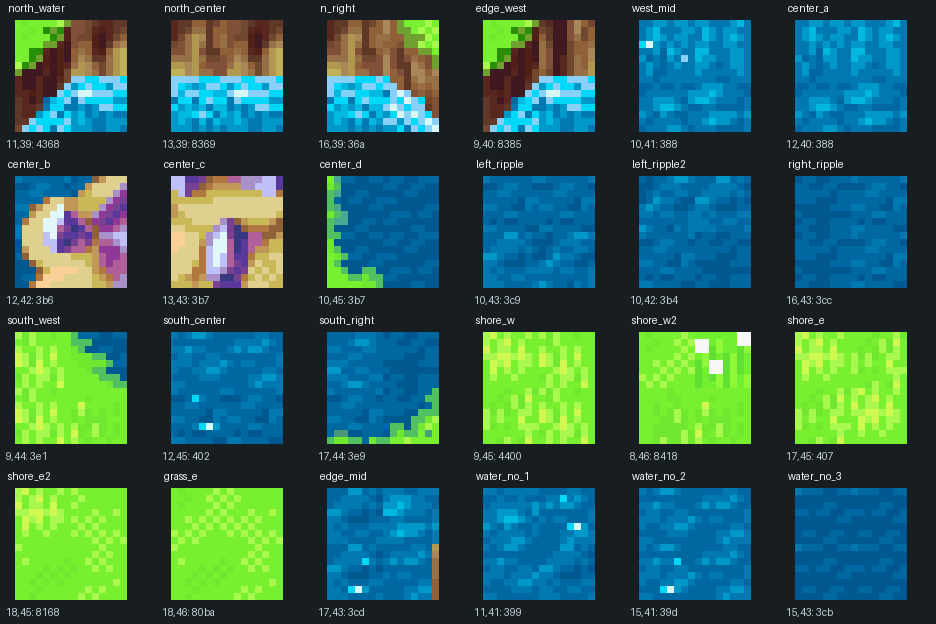

The script that saved this image:
#!/usr/bin/env python3
"""Inspect exact original Golden Sun Vale water/bank metatiles at enlarged scale.

Use this to replace the magical crystal in Aster's ordinary pond without
introducing a flat square of water or another RPG's waterfall graphics.
Every sample comes from original Vale Map003 and the set_02 palette.
"""
from pathlib import Path
from PIL import Image,ImageDraw
import aster_layout as town
import aster_visual_preview as vis

ROOT=Path(__file__).resolve().parents[1]
OUT=ROOT/"tools/aster_water_tile_atlas.png"
VALE=town.load_vale()
# Exact source samples around the original pond, including water centers,
# east/west banks and bottom grass transition.
SAMPLES=(
  ("north_water",11,39),("north_center",13,39),("n_right",16,39),
  ("edge_west",9,40),("west_mid",10,41),("center_a",12,40),
  ("center_b",12,42),("center_c",13,43),("center_d",10,45),
  ("left_ripple",10,43),("left_ripple2",10,42),("right_ripple",16,43),
  ("south_west",9,44),("south_center",12,45),("south_right",17,44),
  ("shore_w",9,45),("shore_w2",8,46),("shore_e",17,45),
  ("shore_e2",18,45),("grass_e",18,46),("edge_mid",17,43),
  ("water_no_1",11,41),("water_no_2",15,41),("water_no_3",15,43),
)
NCOLS=6
CELL=156
ROWS=(len(SAMPLES)+NCOLS-1)//NCOLS
Z=7

def main():
    tiles,palette,_=vis.load_tiles()
    meta=vis.load_metatiles()
    bad=set();cache={};metacache={}
    def get(token,base):
        idx=int(token.split(":")[0],16)&4095
        key=idx,base
        if key not in metacache:
            metacache[key]=vis.render_metatile(
                idx,meta,tiles,palette,bad,cache,base)
        return metacache[key]
    img=Image.new("RGB",(NCOLS*CELL,ROWS*CELL),(24,29,34))
    draw=ImageDraw.Draw(img)
    for i,(name,sx,sy) in enumerate(SAMPLES):
        dx=i%NCOLS*CELL;dy=i//NCOLS*CELL
        ground=VALE[sy][sx];m=VALE[sy][sx+30];t=VALE[sy][sx+60]
        pic=Image.new("RGBA",(16,16),vis.EMPTY_BG)
        p=get(ground,0)
        if p is not None:pic.alpha_composite(p,(0,0))
        # Picture includes all three native layers; red/blue check means
        # the original tile contains pedestal graphics, NOT clean water.
        for token in (m,t):
            p=get(token,2)
            if p is not None:pic.alpha_composite(p,(0,0))
        v=pic.resize((16*Z,16*Z),Image.Resampling.NEAREST)
        img.paste(v.convert("RGB"),(dx+15,dy+20))
        draw.text((dx+8,dy+2),name,fill=(243,247,250))
        draw.text((dx+6,dy+138),
             f"{sx},{sy}: {ground.split(':')[0]}",fill=(193,208,212))
    img.save(OUT,optimize=True)
    print("Original Golden Sun water source comparisons:",OUT)
    if bad:raise AssertionError(f"Invalid native art IDs: {bad}")

if __name__=="__main__":main()
